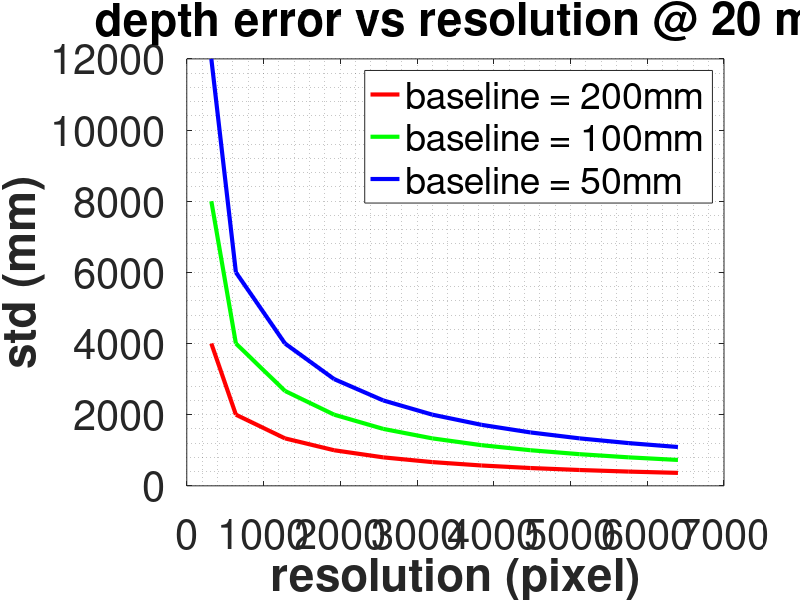
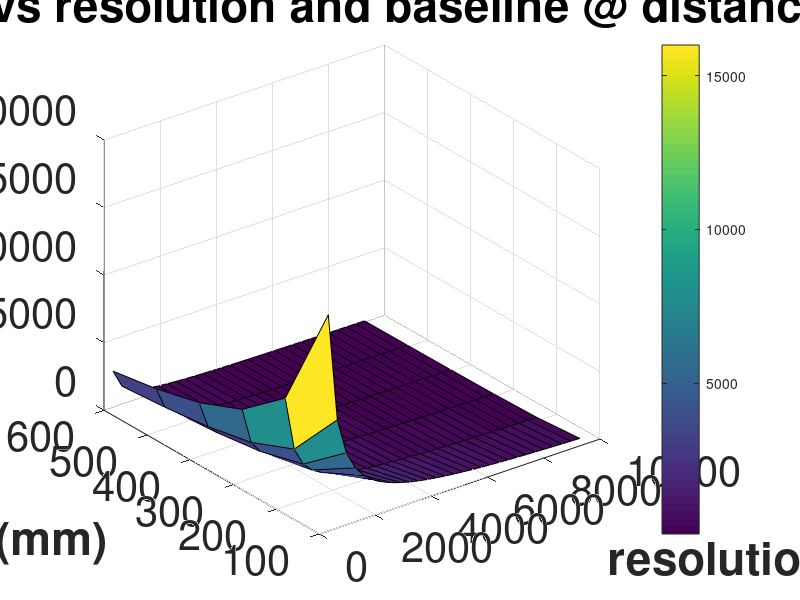
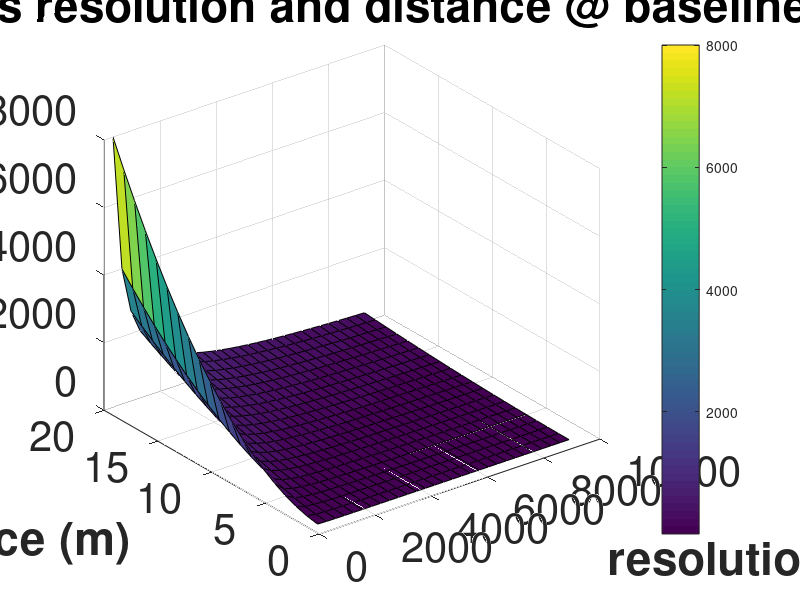
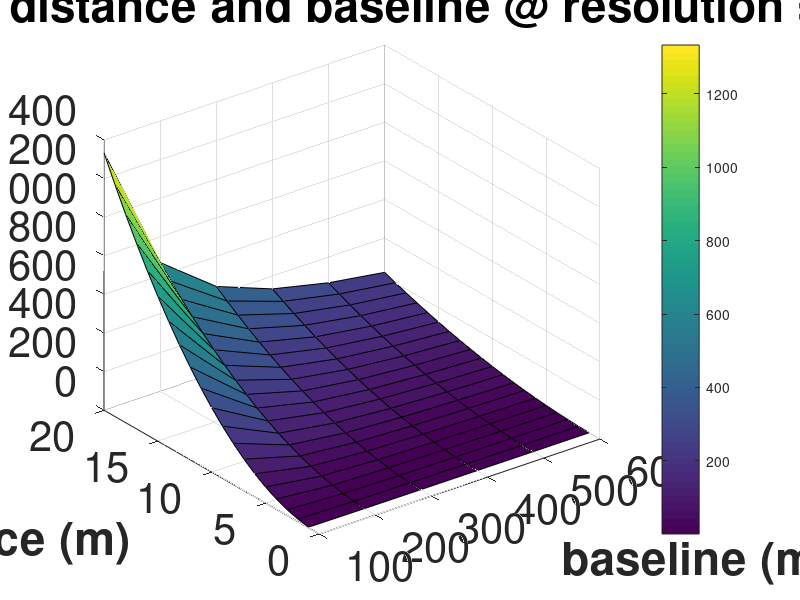

Here is the MATLAB script that generated these plots, in order:
titleSize =50
labelSize =20
xyzsize = 30 


x = 1:10;
x = [0.5,x];
de = zeros(8,1);
for i = 1:11
    de(i) = 20*20*1/(0.2*500*i);
end

p1 = plot(640*x,de*1000,'r','LineWidth',3);

hold on,
p2 = plot(640*x,de*1000*2,'g','LineWidth',3);

hold on,
p3 = plot(640*x,de*1000*3,'b','LineWidth',3);

grid minor

title("depth error vs resolution @ 20 m",'FontSize',titleSize,'FontWeight','bold')
xlabel("resolution (pixel)",'FontSize',labelSize,'FontWeight','bold')
y=ylabel("std (mm)",'FontSize',1.3*labelSize,'FontWeight','bold');
set(gca,'FontSize',xyzsize)
set(gcf,'color','w');

legend("baseline = 200mm","baseline = 100mm","baseline = 50mm")


%%
clear
clc
resS = [640,1280,1920,2560,3200,3840,5120,7680,8960,10240];
baselineS = [10,20,30,40,50,60]/100;
distanceS = [0.2,0.5,1,2,5,10,15,20];


[X,Y] = meshgrid(baselineS,distanceS);
res = resS(10)
ZF = 1000*Y.*Y*1./(X*500*res/640);


%%
titleSize =50
labelSize =20
xyzsize = 30 
x = 320*[1:29];
y = 10*[10, 20, 30, 40, 50, 60];
z = 1:20;
[X,Y] = meshgrid(x,y);

F = 1000*20*20*1./(Y/1000*500.*X/640);
figure,surf(X,Y,F)
colorbar
title("depth error vs resolution and baseline @ distance = 20m",'FontSize',titleSize,'FontWeight','bold')
xlabel("resolution (pixel)",'FontSize',labelSize,'FontWeight','bold')
ylabel("baseline (mm)",'FontSize',1.3*labelSize,'FontWeight','bold');
zlabel("std (mm)",'FontSize',1.3*labelSize,'FontWeight','bold');
set(gca,'FontSize',xyzsize)
set(gcf,'color','w');
%%
%%
titleSize =50;
labelSize =20;
xyzsize = 30; 
x = 320*[1:29];
y = 10*[10, 20, 30, 40, 50, 60];
z = 1:20;
[X,Y] = meshgrid(x,z);

F = 1000*Y.*Y*1./(.2*500.*X/640);
figure,surf(X,Y,F)
colorbar
title("depth error vs resolution and distance @ baseline = 20 cm",'FontSize',titleSize,'FontWeight','bold')
xlabel("resolution (pixel)",'FontSize',labelSize,'FontWeight','bold')
ylabel("distance (m)",'FontSize',1.3*labelSize,'FontWeight','bold');
zlabel("std (mm)",'FontSize',1.3*labelSize,'FontWeight','bold');
set(gca,'FontSize',xyzsize)
set(gcf,'color','w');
%%
titleSize =50;
labelSize =20;
xyzsize = 30; 
x = 320*[1:29];
y = 10*[10, 20, 30, 40, 50, 60];
z = 1:20;
[X,Y] = meshgrid(y,z);

F = 1000*Y.*Y*1./(500*6*X/1000);
figure,surf(X,Y,F)
colorbar
title("depth error vs distance and baseline @ resolution = 3840(4k)",'FontSize',titleSize,'FontWeight','bold')
xlabel("baseline (mm)",'FontSize',labelSize,'FontWeight','bold')
ylabel("distance (m)",'FontSize',1.3*labelSize,'FontWeight','bold');
zlabel("std (mm)",'FontSize',1.3*labelSize,'FontWeight','bold');
set(gca,'FontSize',xyzsize)
set(gcf,'color','w');